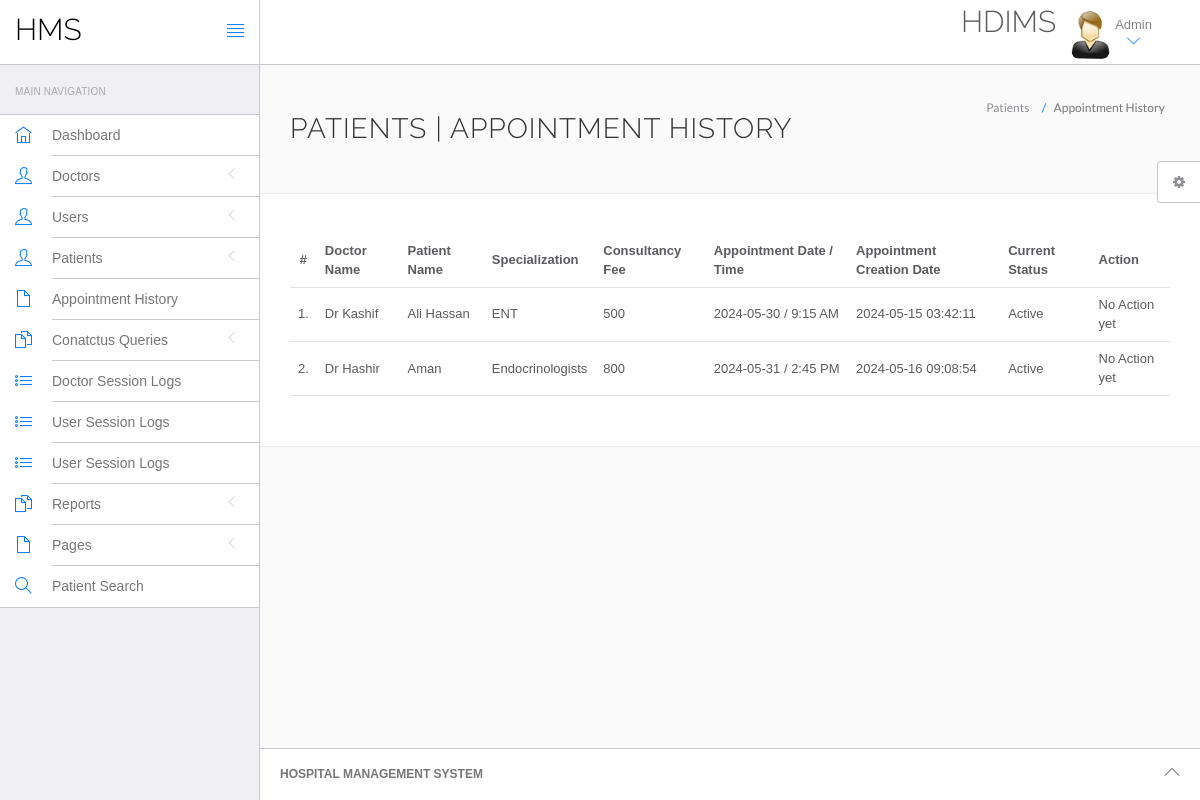
Page /hms/admin/appointment-history.php (signed in) on the committed database.
### tables this page shows
CREATE TABLE `appointment` (
  `id` int(11) NOT NULL,
  `doctorSpecialization` varchar(255) DEFAULT NULL,
  `doctorId` int(11) DEFAULT NULL,
  `userId` int(11) DEFAULT NULL,
  `consultancyFees` int(11) DEFAULT NULL,
  `appointmentDate` varchar(255) DEFAULT NULL,
  `appointmentTime` varchar(255) DEFAULT NULL,
  `postingDate` timestamp NULL DEFAULT current_timestamp(),
  `userStatus` int(11) DEFAULT NULL,
  `doctorStatus` int(11) DEFAULT NULL,
  `updationDate` timestamp NULL DEFAULT NULL ON UPDATE current_timestamp()
);

CREATE TABLE `doctors` (
  `id` int(11) NOT NULL,
  `specilization` varchar(255) DEFAULT NULL,
  `doctorName` varchar(255) DEFAULT NULL,
  `address` longtext DEFAULT NULL,
  `docFees` varchar(255) DEFAULT NULL,
  `contactno` bigint(11) DEFAULT NULL,
  `docEmail` varchar(255) DEFAULT NULL,
  `password` varchar(255) DEFAULT NULL,
  `creationDate` timestamp NULL DEFAULT current_timestamp(),
  `updationDate` timestamp NULL DEFAULT NULL ON UPDATE current_timestamp()
);

CREATE TABLE `users` (
  `id` int(11) NOT NULL,
  `fullName` varchar(255) DEFAULT NULL,
  `address` longtext DEFAULT NULL,
  `city` varchar(255) DEFAULT NULL,
  `gender` varchar(255) DEFAULT NULL,
  `email` varchar(255) DEFAULT NULL,
  `password` varchar(255) DEFAULT NULL,
  `regDate` timestamp NULL DEFAULT current_timestamp(),
  `updationDate` timestamp NULL DEFAULT NULL ON UPDATE current_timestamp()
);

### hms/admin/appointment-history.php (the view, shortened to what this page needs)
<?php
include('include/config.php');
if(strlen($_SESSION['id']==0)) {
 header('location:logout.php');
  } else{
?>
<!DOCTYPE html>
<html lang="en">
	<head>
		<link rel="stylesheet" href="vendor/bootstrap/css/bootstrap.min.css">
		<link rel="stylesheet" href="vendor/fontawesome/css/font-awesome.min.css">
		<link rel="stylesheet" href="vendor/themify-icons/themify-icons.min.css">
		<link href="vendor/animate.css/animate.min.css" rel="stylesheet" media="screen">
		<link href="vendor/perfect-scrollbar/perfect-scrollbar.min.css" rel="stylesheet" media="screen">
		<link href="vendor/switchery/switchery.min.css" rel="stylesheet" media="screen">
		<link href="vendor/bootstrap-touchspin/jquery.bootstrap-touchspin.min.css" rel="stylesheet" media="screen">
		<link href="vendor/select2/select2.min.css" rel="stylesheet" media="screen">
		<link href="vendor/bootstrap-datepicker/bootstrap-datepicker3.standalone.min.css" rel="stylesheet" media="screen">
		<link href="vendor/bootstrap-timepicker/bootstrap-timepicker.min.css" rel="stylesheet" media="screen">
		<link rel="stylesheet" href="assets/css/styles.css">
		<link rel="stylesheet" href="assets/css/plugins.css">
		<link rel="stylesheet" href="assets/css/themes/theme-1.css" id="skin_color" />
	</head>
	<body>
		<div id="app">
<?php include('include/sidebar.php');?>
			<div class="app-content">
					<?php include('include/header.php');?>
				<div class="main-content" >
					<div class="wrap-content container" id="container">
						<section id="page-title">
							<div class="row">
								<div class="col-sm-8">
									<h1 class="mainTitle">Patients  | Appointment History</h1>
																	</div>
								<ol class="breadcrumb">
									<li>
										<span>Patients </span>
									</li>
									<li class="active">
										<span>Appointment History</span>
									</li>
								</ol>
							</div>
						</section>
						<div class="container-fluid container-fullw bg-white">
									<div class="row">
								<div class="col-md-12">
									<table class="table table-hover" id="sample-table-1">
										<thead>
											<tr>
												<th class="center">#</th>
												<th class="hidden-xs">Doctor Name</th>
												<th>Patient Name</th>
												<th>Specialization</th>
												<th>Consultancy Fee</th>
												<th>Appointment Date / Time </th>
												<th>Appointment Creation Date  </th>
												<th>Current Status</th>
												<th>Action</th>
											</tr>
										</thead>
										<tbody>
<?php
$sql=mysqli_query($con,"select doctors.doctorName as docname,users.fullName as pname,appointment.*  from appointment join doctors on doctors.id=appointment.doctorId join users on users.id=appointment.userId ");
$cnt=1;
while($row=mysqli_fetch_array($sql))
{
?>
											<tr>
												<td class="center"><?php echo $cnt;?>.</td>
												<td class="hidden-xs"><?php echo $row['docname'];?></td>
												<td class="hidden-xs"><?php echo $row['pname'];?></td>
												<td><?php echo $row['doctorSpecialization'];?></td>
												<td><?php echo $row['consultancyFees'];?></td>
												<td><?php echo $row['appointmentDate'];?> / <?php echo
												 $row['appointmentTime'];?>
												</td>
												<td><?php echo $row['postingDate'];?></td>
												<td>
<?php
if($row['doctorStatus']==2) {
    echo "<span class='text-success'><b>Completed</b></span>";
}
else if(($row['userStatus']==1) && ($row['doctorStatus']==1)) {
    echo "Active";
}
?>
</td>
												<td >
												<div class="visible-md visible-lg hidden-sm hidden-xs">
<?php
if(($row['userStatus']==1) && ($row['doctorStatus']==1)) {
    echo "No Action yet";
}
?>
</div>
												</td>
											</tr>
											<?php
$cnt=$cnt+1;
											 }?>
										</tbody>
									</table>
								</div>
							</div>
								</div>
					</div>
				</div>
			</div>
	<?php include('include/footer.php');?>
	<?php include('include/setting.php');?>
		</div>
	</body>
</html>
<?php } ?>

### hms/admin/include/sidebar.php (shortened to what this page needs)
<div class="sidebar app-aside" id="sidebar">
				<div class="sidebar-container perfect-scrollbar">
<nav>
						<div class="navbar-title">
							<span>Main Navigation</span>
						</div>
						<ul class="main-navigation-menu">
							<li>
								<a href="dashboard.php">
									<div class="item-content">
										<div class="item-media">
											<i class="ti-home"></i>
										</div>
										<div class="item-inner">
											<span class="title"> Dashboard </span>
										</div>
									</div>
								</a>
							</li>
							<li>
								<a href="javascript:void(0)">
									<div class="item-content">
										<div class="item-media">
											<i class="ti-user"></i>
										</div>
										<div class="item-inner">
											<span class="title"> Doctors </span><i class="icon-arrow"></i>
										</div>
									</div>
								</a>
								</li>
				<li>
								<a href="javascript:void(0)">
									<div class="item-content">
										<div class="item-media">
											<i class="ti-user"></i>
										</div>
										<div class="item-inner">
											<span class="title"> Users </span><i class="icon-arrow"></i>
										</div>
									</div>
								</a>
								</li>
								<li>
								<a href="javascript:void(0)">
									<div class="item-content">
										<div class="item-media">
											<i class="ti-user"></i>
										</div>
										<div class="item-inner">
											<span class="title"> Patients </span><i class="icon-arrow"></i>
										</div>
									</div>
								</a>
								</li>
<li>
								<a href="appointment-history.php">
									<div class="item-content">
										<div class="item-media">
											<i class="ti-file"></i>
										</div>
										<div class="item-inner">
											<span class="title"> Appointment History </span>
										</div>
									</div>
								</a>
							</li>
				<li>
								<a href="javascript:void(0)">
									<div class="item-content">
										<div class="item-media">
											<i class="ti-files"></i>
										</div>
										<div class="item-inner">
											<span class="title"> Conatctus Queries </span><i class="icon-arrow"></i>
										</div>
									</div>
								</a>
								</li>
	<li>
								<a href="doctor-logs.php">
									<div class="item-content">
										<div class="item-media">
											<i class="ti-list"></i>
										</div>
										<div class="item-inner">
											<span class="title"> Doctor Session Logs </span>
										</div>
									</div>
								</a>
							</li>
							<li>
								<a href="user-logs.php">
									<div class="item-content">
										<div class="item-media">
											<i class="ti-list"></i>
										</div>
										<div class="item-inner">
											<span class="title"> User Session Logs </span>
										</div>
									</div>
								</a>
							</li>
							<li>
								<a href="user-logs.php">
									<div class="item-content">
										<div class="item-media">
											<i class="ti-list"></i>
										</div>
										<div class="item-inner">
											<span class="title"> User Session Logs </span>
										</div>
									</div>
								</a>
							</li>
				<li>
								<a href="javascript:void(0)">
									<div class="item-content">
										<div class="item-media">
											<i class="ti-files"></i>
										</div>
										<div class="item-inner">
											<span class="title"> Reports </span><i class="icon-arrow"></i>
										</div>
									</div>
								</a>
							</li>
				<li>
								<a href="javascript:void(0)">
									<div class="item-content">
										<div class="item-media">
											<i class="ti-file"></i>
										</div>
										<div class="item-inner">
											<span class="title"> Pages </span><i class="icon-arrow"></i>
										</div>
									</div>
								</a>
							</li>
								<li>
								<a href="patient-search.php">
									<div class="item-content">
										<div class="item-media">
											<i class="ti-search"></i>
										</div>
										<div class="item-inner">
											<span class="title"> Patient Search </span>
										</div>
									</div>
								</a>
							</li>
						</ul>
					</nav>
					</div>
			</div>

### hms/admin/include/header.php (shortened to what this page needs)
<header class="navbar navbar-default navbar-static-top">
					<div class="navbar-header">
						<a class="navbar-brand" href="#">
							<h2 style="padding-top:20%; color:#000 ">HMS</h2>
						</a>
						<a href="#" class="sidebar-toggler pull-right visible-md visible-lg" data-toggle-class="app-sidebar-closed" data-toggle-target="#app">
							<i class="ti-align-justify"></i>
						</a>
					</div>
					<div class="navbar-collapse collapse">
						<ul class="nav navbar-right">
								<li  style="padding-top:2% ">
								<h2>HDIMS</h2>
							</li>
							<li class="dropdown current-user">
								<a href class="dropdown-toggle" data-toggle="dropdown">
									<img src="assets/images/images.jpg" > <span class="username">
			Admin
									<i class="ti-angle-down"></i></i></span>
								</a>
							</li>
						</ul>
					</div>
				</header>

### hms/admin/include/footer.php
<footer>
				<div class="footer-inner">
					<div class="pull-left">
					<span class="text-bold text-uppercase"> Hospital Management System</span>
					</div>
					<div class="pull-right">
						<span class="go-top"><i class="ti-angle-up"></i></span>
					</div>
				</div>
			</footer>

### hms/admin/include/setting.php (shortened to what this page needs)
<div class="settings panel panel-default hidden-xs hidden-sm" id="settings">
				<button ct-toggle="toggle" data-toggle-class="active" data-toggle-target="#settings" class="btn btn-default">
					<i class="fa fa-spin fa-gear"></i>
				</button>
			</div>

### hms/admin/assets/css/plugins.css (style rules this page uses)
.perfect-scrollbar { overflow-y: hidden !important; }

### hms/admin/assets/css/themes/theme-1.css (style rules this page uses)
body { background: #FAFAFA; }
header .navbar-header { background: #ffffff !important; border-right-color: #c8c7cc !important; border-bottom-color: #c8c7cc !important; }
header .navbar-header .sidebar-toggler, header .navbar-header .sidebar-mobile-toggler { color: #007aff !important; }
header .navbar-header .navbar-brand { color: #777 !important; }
header .navbar-collapse { background: #ffffff !important; border-bottom-color: #c8c7cc !important; box-shadow: none !important; }
header .navbar-collapse .navbar-right > li > a { color: #777; }
header .navbar-collapse .navbar-right > li > a i { color: #007aff !important; }
#sidebar { background: #EFEFF4 !important; }
#sidebar:before { border-right-width: "1px" !important; border-right-style: solid; border-right-color: #c8c7cc !important; }
#sidebar nav { border-right-width: "1px" !important; border-right-style: solid; border-right-color: #c8c7cc !important; }
#sidebar nav .navbar-title { color: #aaaaaa; }
#sidebar nav > ul { background: #ffffff !important; border-bottom-color: #c8c7cc !important; border-top-color: #c8c7cc !important; }
#sidebar nav > ul > li > a .item-media > i { color: #007aff !important; }
#sidebar nav > ul > li > a .item-inner { color: #777 !important; border-bottom-color: #c8c7cc; }
#app > footer { background: #ffffff !important; border-top-color: #c8c7cc !important; color: #777; }

### rows in the picture
appointment: doctorId.doctorName "Dr Kashif", userId.fullName "Ali Hassan", doctorSpecialization "ENT", consultancyFees "500", appointmentDate "2024-05-30", appointmentTime "9:15 AM", postingDate "2024-05-15 03:42:11", doctorStatus "Active", userStatus "No Action yet"
appointment: doctorId.doctorName "Dr Hashir", userId.fullName "Aman", doctorSpecialization "Endocrinologists", consultancyFees "800", appointmentDate "2024-05-31", appointmentTime "2:45 PM", postingDate "2024-05-16 09:08:54", doctorStatus "Active", userStatus "No Action yet"
